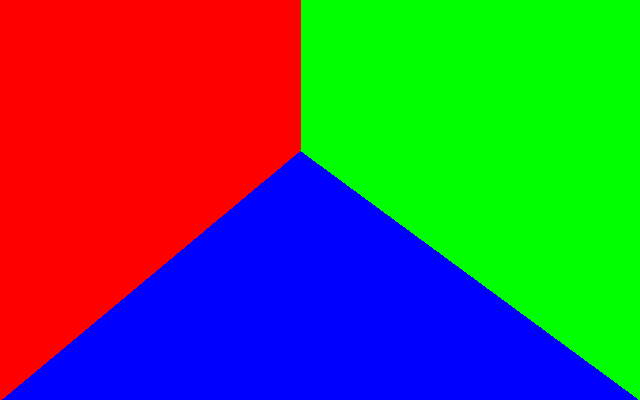
#> input picture BayesianClassifier/phantomCustom.bmp, 640 x 400 px
$ python tp1_ej2.py   (Python 2 division)   (older library calls are emulated)
#> lines starting #> are read from the running program, lines starting #| are printed output that depends on the picture; after the words box and inside, x2 and y2 are one past the last pixel; in counts of white or black regions, pixels touching at a corner belong together
# -*- coding: utf-8 -*-
"""
Created on Thu Mar 23 19:43:46 2017

@author: grequeni
"""

import numpy as np
import matplotlib.pyplot as plt
from mpl_toolkits.mplot3d import Axes3D
from matplotlib import colors
from scipy.stats import multivariate_normal
from matplotlib import cm
from scipy import misc


def ReadPhantom(fileName):
#> called with fileName = 'phantomCustom.bmp'
    return misc.imread(fileName)
#> returned value is the input picture: shape (400, 640, 3); mean R, G, B 82.8, 93.2, 79


# Parametros
phantomFileName = 'phantomCustom.bmp'
K = 3 # cantidad de clases
D = 2 # dimension de las muestras x_i
phantomColors = [[255,0,0], [0,255,0], [0,0,255]]

'''# caso 1a
mu_1 = [1,1]
mu_2 = [1.5, 1.5]
mu_3 = [2,2]
sigma_1 = [[3, 0], [0, 3]]
sigma_2 = [[3, 0], [0, 3]]
sigma_3 = [[3, 0], [0, 3]]
#'''


'''# caso 1b
mu_1 = [0,0]
mu_2 = [3, 3]
mu_3 = [6,6]
sigma_1 = [[3, 0], [0, 3]]
sigma_2 = [[3, 0], [0, 3]]
sigma_3 = [[3, 0], [0, 3]]
#'''

'''# caso 2a
mu_1 = [1,1]
mu_2 = [1.5, 1.5]
mu_3 = [2,2]
sigma_1 = [[10, 0], [0, 10]]
sigma_2 = [[3, 0], [0, 3]]
sigma_3 = [[1, 0], [0, 1]]
#'''


'''# caso 2b
mu_1 = [0,0]
mu_2 = [3, 3]
mu_3 = [6,6]
sigma_1 = [[10, 0], [0, 10]]
sigma_2 = [[3, 0], [0, 3]]
sigma_3 = [[1, 0], [0, 1]]
#'''

'''# caso 3a
mu_1 = [0,0]
paramsS = [50, 50, 0.4]
sigma_1 = [[paramsS[0]**2, np.prod(paramsS)], [np.prod(paramsS),paramsS[1]**2]]

mu_2 = [0,0]
paramsS = [10, 10, 0.2] # params for sigma (sigma_1, sigma_2, rho)
sigma_2 = [[paramsS[0]**2, np.prod(paramsS)], [np.prod(paramsS),paramsS[1]**2]]

mu_3 = [0,0]
paramsS = [2, 2, -0.7]
sigma_3 = [[paramsS[0]**2, np.prod(paramsS)], [np.prod(paramsS),paramsS[1]**2]]
#'''

'''# caso 3b
mu_1 = [0,0]
paramsS = [50, 50, 0.4]
sigma_1 = [[paramsS[0]**2, np.prod(paramsS)], [np.prod(paramsS),paramsS[1]**2]]

mu_2 = [-50,0]
paramsS = [10, 10, 0.2] # params for sigma (sigma_1, sigma_2, rho)
sigma_2 = [[paramsS[0]**2, np.prod(paramsS)], [np.prod(paramsS),paramsS[1]**2]]

mu_3 = [40,40]
paramsS = [2, 2, -0.7]
sigma_3 = [[paramsS[0]**2, np.prod(paramsS)], [np.prod(paramsS),paramsS[1]**2]]
#'''


# caso 3c
mu_1 = [-25,0]
paramsS = [3, 8, 0.2]
sigma_1 = [[paramsS[0]**2, np.prod(paramsS)], [np.prod(paramsS),paramsS[1]**2]]

mu_2 = [0,4]
paramsS = [8, 3, 0.9]
sigma_2 = [[paramsS[0]**2, np.prod(paramsS)], [np.prod(paramsS),paramsS[1]**2]]

mu_3 = [0, -10]
paramsS = [3, 2, -0.4] # params for sigma (sigma_1, sigma_2, rho)
sigma_3 = [[paramsS[0]**2, np.prod(paramsS)], [np.prod(paramsS),paramsS[1]**2]]
#'''


mu = [mu_1, mu_2, mu_3]
sigma = [sigma_1, sigma_2, sigma_3]


# Leer phantom
phantom = ReadPhantom(phantomFileName)
(height, width, pixelChannels) = phantom.shape
#> height = 400; width = 640; pixelChannels = 3
if pixelChannels != 3:
    raise "Error, sólo soporta phantom RGB"

# Matriz de clases por cada pixel (grount truth)
gt = np.empty((height, width), dtype=int);
gt[:,:] = -1
for k in range(0, K):
    mask = (phantom[:,:,0] == phantomColors[k][0]) & (phantom[:,:,1] == phantomColors[k][1]) & (phantom[:,:,2] == phantomColors[k][2])
    gt[mask] = k
#> this loop made 3 passes
#> pass 1, `mask = (phantom[:,:,0] == phantomColors[k][0]) & (phantom[:,:,1] == ph..`:
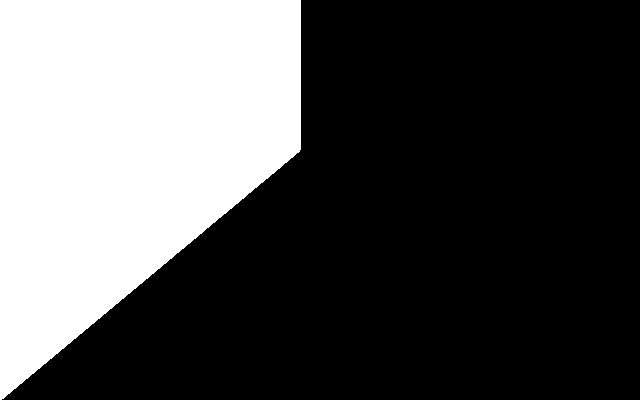
#> mask: shape (400, 640) bool; 32.5% white; 1 white region, box (x1, y1, x2, y2) and area: (0, 0, 301, 400) 83089
#> pass 2, `mask = (phantom[:,:,0] == phantomColors[k][0]) & (phantom[:,:,1] == ph..`:
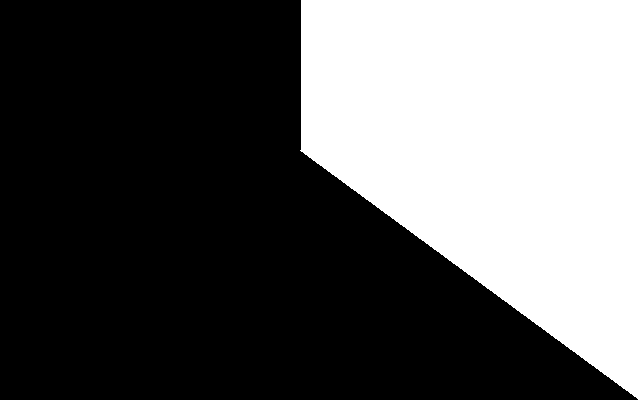
#> mask: shape (400, 640) bool; 36.6% white; 1 white region, box (x1, y1, x2, y2) and area: (300, 0, 640, 400) 93570
#> pass 3, `mask = (phantom[:,:,0] == phantomColors[k][0]) & (phantom[:,:,1] == ph..`:
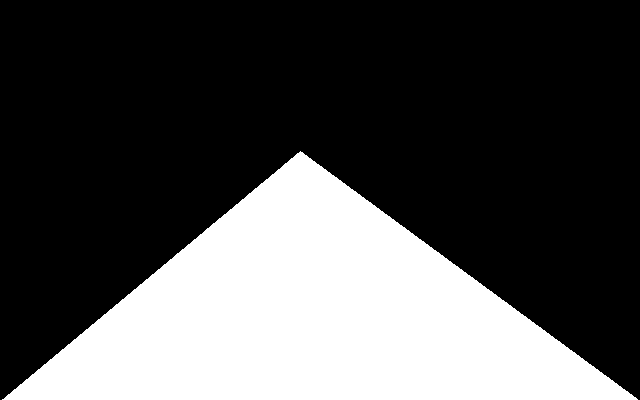
#> mask: shape (400, 640) bool; 31% white; 1 white region, box (x1, y1, x2, y2) and area: (2, 151, 638, 400) 79341
#> after the loop:
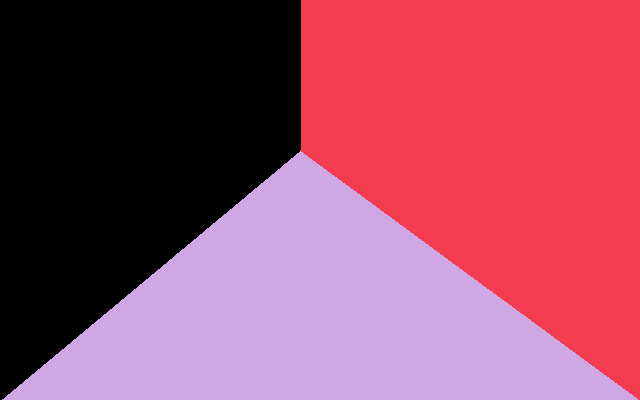
#> gt: shape (400, 640) int64; 3 distinct labels, from 0 to 2; one colour per label, 0 black

if np.any(gt < 0):
    raise "Error: Hay pixels no clasificados."


# Generar muestras aleatorias
xx = []
xx_pointer = []
for k in range(0, K):
    xx.append(np.random.multivariate_normal(mu[k], sigma[k], np.count_nonzero(gt == k)).T)
    xx_pointer.append(0) # me sirve despues para recorrer cada tira de muestras
#> after the loop, xx = 3 items; xx_pointer = [0, 0, 0]

# Generar imagen sintética
sintIm = np.empty((height, width, D), dtype=float);
for i in range(0, height):
    for j in range(0, width):
        k = gt[i,j] # clase k
        nextSample = xx_pointer[k]
        for d in range(0, D): # en el (i,j), tengo x de dimension D
            sintIm[i,j,d] = xx[k][d][nextSample]
        xx_pointer[k] = xx_pointer[k] + 1
#> after the loop, xx_pointer = [83089, 93570, 79341]

# Plot de los puntos sinteticos
plt.close(1)
plt.figure(1)
plt.title("Nubes de puntos de la imagen sintetica")
for k in range(0, K):
    plt.plot(sintIm[gt == k, 0], sintIm[gt == k, 1], 'o', color=tuple([float(i)/255.0 for i in phantomColors[k]]) , alpha=0.4)
plt.axis('equal')
plt.show()
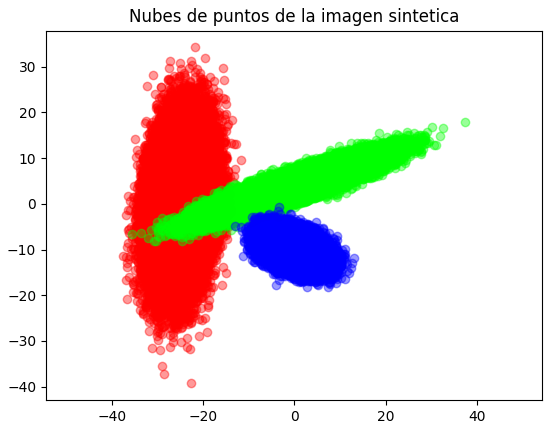
#> figure drawn by matplotlib, 1 panel

# Clasificación
aPrioriProb = []
randomVar = []
discriminant = np.empty((height, width, K), dtype=float)
#> discriminant: shape (400, 640, 3) float64; every value is 0
for k in range(0, K):
    aPrioriProb.append(1.0/K) #float(np.count_nonzero(gt == k)) / float(height*width))
    print "P(C_" + str(k) + ") = " + str(aPrioriProb[k]) + "\n"
    randomVar.append(multivariate_normal(mu[k], sigma[k]))
    discriminant[:,:,k] = randomVar[k].pdf(sintIm) * aPrioriProb[k]
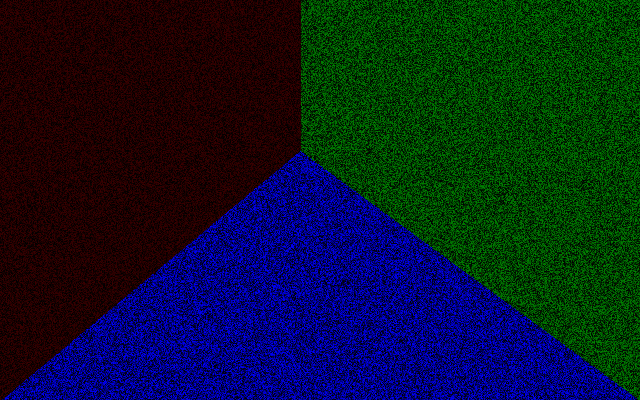
#> discriminant: shape (400, 640, 3) float64; mean of channels 0, 1, 2 0.00037, 0.000929, 0.00149; drawn with min black and max white
#> after the loop, aPrioriProb = [0.333, 0.333, 0.333]; randomVar = 3 items

classifiedPixels = np.argmax(discriminant, axis = 2)
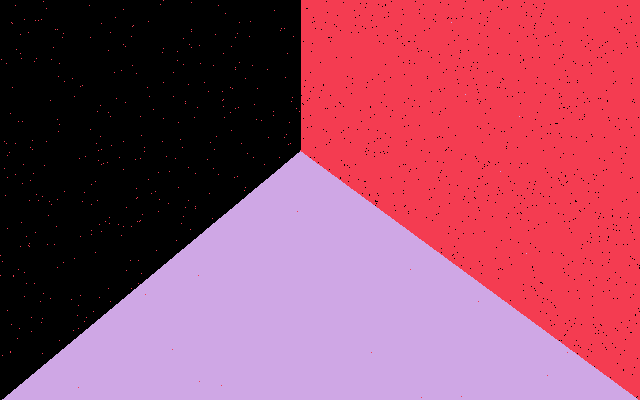
#> classifiedPixels: shape (400, 640) int64; 3 distinct labels, from 0 to 2; one colour per label, 0 black

#> (the run stopped early here; a loop or call above may not have finished)
